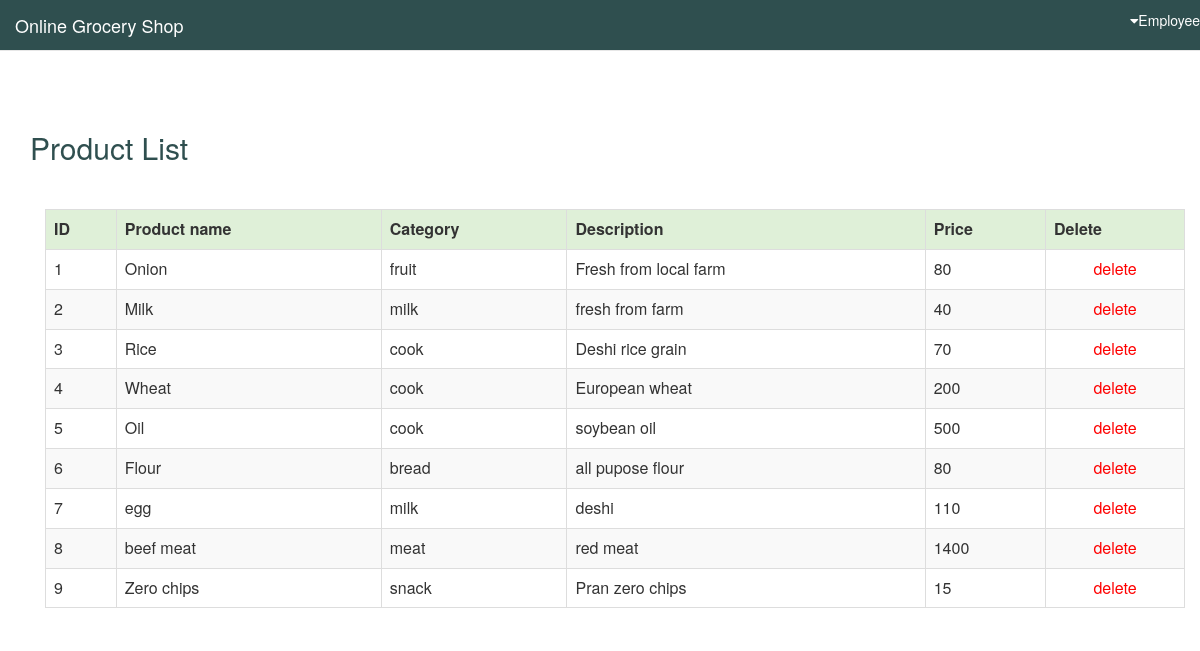
/employee/display_prod.php (signed in), run on the app's committed database.
### tables this page shows
CREATE TABLE `products` (
  `pid` int(100) NOT NULL,
  `name` varchar(60) NOT NULL,
  `cat` varchar(50) NOT NULL,
  `des` varchar(500) NOT NULL,
  `price` int(60) NOT NULL,
  `img` varchar(50) NOT NULL
);

### employee/display_prod.php (the view, shortened to what this page needs)
<?php
include('../dbconfig.php');
?>
<!DOCTYPE html>
<html lang="en">
<head>
    <link rel="stylesheet" href="https://cdnjs.cloudflare.com/ajax/libs/font-awesome/4.7.0/css/font-awesome.min.css">
    <link href="../css/bootstrap.min.css" rel="stylesheet">
</head>
<body>
	<div id="wrapper">
        <nav class="navbar navbar-default navbar-static-top" role="navigation" style="margin-bottom:0;background:darkslategray">
            <div class="navbar-header">
                <a class="navbar-brand" href="index.php" style="color:white">Online Grocery Shop</a>
            </div>
            <ul class="nav navbar-top-links navbar-right">
                <li class="dropdown">
                    <a class="dropdown-toggle" data-toggle="dropdown" href="#" style="color:white"><i class="fa fa-caret-down"></i>Employee</a>
                </li>
            </ul>
        </nav>
    </div>
<div class="container">
	<div class="row">
        <div class="col-lg-12" style="margin-top:60px;margin-bottom:20px">
				<h2 style="color:darkslategray">Product List</h2>
		</div>
	</div>
</div>
<div class="container">
<?php
	echo "<table class='table table-responsive table-bordered table-striped table-hover' style=margin:15px;>";
	echo "<tr class='success'>";
	echo "<th>ID</th>";
	echo "<th>Product name</th>";
	echo "<th>Category</th>";
	echo "<th>Description</th>";
	echo "<th>Price</th>";
	echo "<th>Delete</th>";
	echo "</tr>";
	$que=mysqli_query($conn,"select * from products");
	while($row=mysqli_fetch_array($que))
	{
		echo "<tr>";
		echo "<td>".$row['pid']."</td>";
		echo "<td>".$row['name']."</td>";
		echo "<td>".$row['cat']."</td>";
		echo "<td>".$row['des']."</td>";
		echo "<td>".$row['price']."</td>";
		echo "<td class='text-center'><a href='#' onclick='deletes($row[pid])'><span style=color:red;>delete</span></a></td>";
		echo "</tr>";
	}
?>
</div>
</body>

### data on the page
products: pid "1", name "Onion", cat "fruit", des "Fresh from local farm", price "80"
products: pid "2", name "Milk", cat "milk", des "fresh from farm", price "40"
products: pid "3", name "Rice", cat "cook", des "Deshi rice grain", price "70"
products: pid "4", name "Wheat", cat "cook", des "European wheat", price "200"
products: pid "5", name "Oil", cat "cook", des "soybean oil", price "500"
products: pid "6", name "Flour", cat "bread", des "all pupose flour", price "80"
products: pid "7", name "egg", cat "milk", des "deshi", price "110"
products: pid "8", name "beef meat", cat "meat", des "red meat", price "1400"
products: pid "9", name "Zero chips", cat "snack", des "Pran zero chips", price "15"
